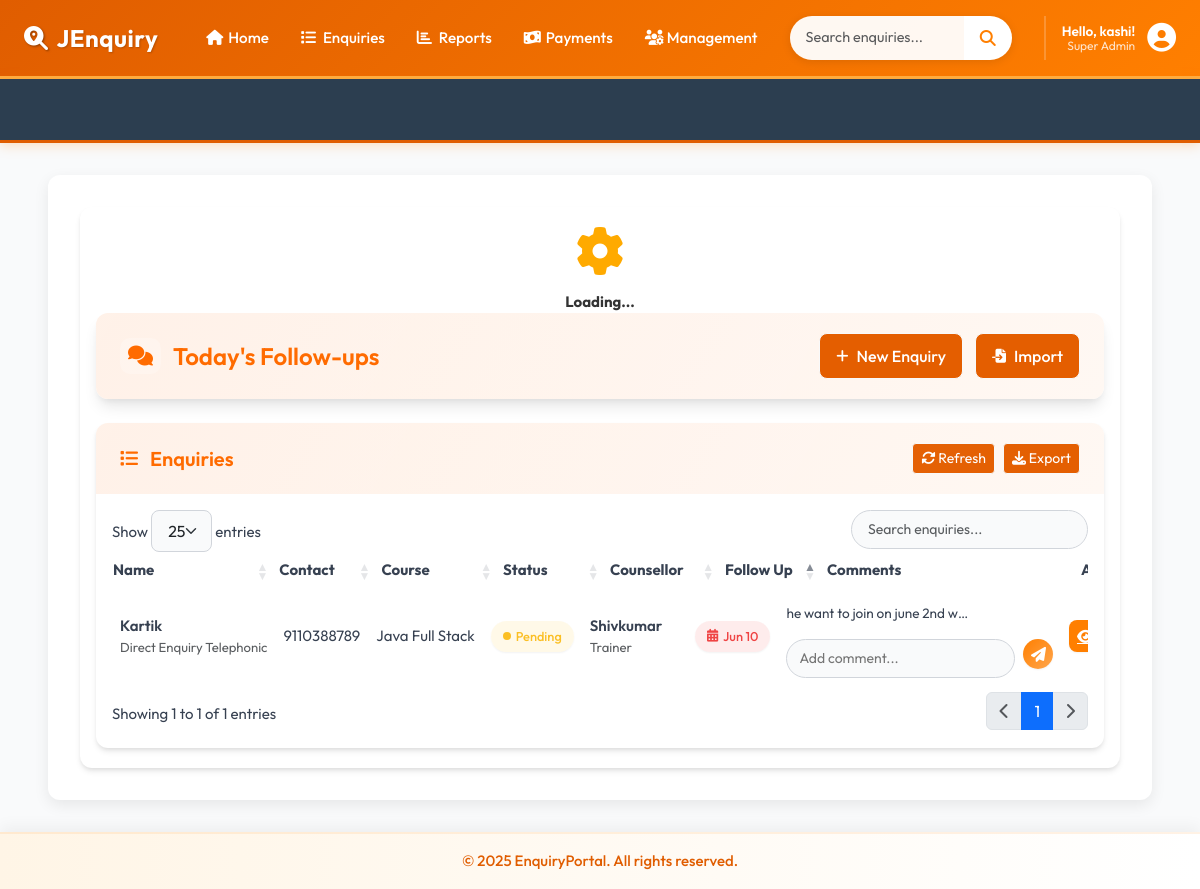
The page /today-followups/ (signed in) on the database its author committed.
### accounts/models.py (models this page shows, shortened)
class CustomUser(AbstractBaseUser, PermissionsMixin):
    ROLE_CHOICES = (
        ('manager', 'Manager'),
        ('counselor', 'Counselor'),
    )
    email = models.EmailField(unique=True)
    first_name = models.CharField(max_length=30)
    last_name = models.CharField(max_length=30)
    role = models.CharField(max_length=20, choices=ROLE_CHOICES)
    is_approved = models.BooleanField(default=False)
    is_active = models.BooleanField(default=True)
    is_staff = models.BooleanField(default=False)
    objects = CustomUserManager()
    USERNAME_FIELD = 'email'
    REQUIRED_FIELDS = ['first_name', 'last_name', 'role']

### enquiry/models.py (models this page shows, shortened)
class Enquiry(models.Model):
    STATUS_CHOICES = [
        ('joined', 'Joined'),
        ('pending', 'Pending'),
        ('dropout', 'Dropout'),
    ]
    SUBJECT_CHOICES = [
        ('java_full_stack', 'Java Full Stack'),
        ('python_full_stack', 'Python Full Stack'),
        ('other', 'Other'),
    ]
    ENQUIRY_TYPE_CHOICES = [
        ('someone_telephonic', 'Enquiry for Someone Telephonic'),
        ('direct_telephonic', 'Direct Enquiry Telephonic'),
        ('someone_walkin', 'Enquiry for Someone WalkIn'),
        ('direct_walkin', 'Direct Enquiry WalkIn'),
        ('telephonic_to_walkin', 'Telephonic To Walkin'),
    ]
    name = models.CharField(max_length=100)
    mobile = models.CharField(max_length=15, unique=True)
    subject = models.CharField(max_length=50, choices=SUBJECT_CHOICES)
    status = models.CharField(max_length=10, choices=STATUS_CHOICES, default='pending')
    enquiry_type = models.CharField(max_length=30, choices=ENQUIRY_TYPE_CHOICES, default='direct_telephonic')
    counsellor = models.ForeignKey(Counsellor, on_delete=models.CASCADE)
    created_at = models.DateTimeField(auto_now_add=True)
    followup_date = models.DateField(null=True, blank=True)
    enquiry_date = models.DateField(null=True, blank=True)
    parent_number = models.CharField(max_length=15, blank=True, null=True)
    fees_paid_date = models.DateField(null=True, blank=True)
    native_district_name=models.CharField(max_length=30,blank=True,null=True)
    target_fees = models.DecimalField(
        max_digits=12, decimal_places=2,
        null=True, blank=True,
        help_text="Total fees for the course"
    )
    fees_paid = models.DecimalField(
        max_digits=12, decimal_places=2,
        default=0.00,
        help_text="Total amount paid by the student"
    )
    fees_balance = models.DecimalField(
        max_digits=12, decimal_places=2,
        null=True, blank=True,
        help_text="Remaining balance (calculated automatically)"
    )
    due_date = models.DateField(
        null=True, blank=True,
        help_text="Deadline for full fees payment"
    )
    other_subject_name = models.CharField(
        max_length=100,
        blank=True,
        null=True,
        help_text="Specify the subject if 'Other' is selected"
    )
    is_joined_batch = models.BooleanField(
    default=False,
    help_text="True if the student has joined a batch"
)
    joined_date = models.DateField(
        null=True,
        blank=True,
        help_text="Date when the student joined"
    )
    VISIT_TYPE_CHOICES = [
        ('alone_walkin', 'Alone Walkin'),
        ('came_with_parents', 'Came with parents'),
        ('student_reference', 'Student Reference'),
        ('old_student_reference', 'Old Student Reference'),
        ('came_with_relatives', 'Came with relatives'),
        ('telephonic','Telephonic'),
    ]
    visit_type = models.CharField(
        max_length=30,
        choices=VISIT_TYPE_CHOICES,
        default='alone_walkin',
        help_text="How did the student come for enquiry?"
    )

class Counsellor(models.Model):
    name = models.CharField(max_length=100, unique=True)
    mobile = models.CharField(max_length=15)
    department = models.CharField(max_length=100)

class Comment(models.Model):
    enquiry = models.ForeignKey(Enquiry, on_delete=models.CASCADE, related_name='comments')
    comment = models.TextField()
    created_at = models.DateTimeField(default=timezone.now)
    class Meta:
        get_latest_by = 'created_at'
        ordering = ['-created_at']

### enquiry/views.py (the view)
# urls.py: path('today-followups/', views.today_followups, name='today_followups'),
@login_required(login_url='accounts:login')
def today_followups(request):
    today = get_ist_time().date()
    enquiries = Enquiry.objects.filter(followup_date=today, status='pending')
    return render(request, 'today_followups.html', {'enquiries': enquiries, 'today': today})

### template/today_followups.html (shortened to what this page needs)
{% extends 'base.html' %}
{% block extra_css %}
<link rel="stylesheet" href="https://cdn.datatables.net/1.13.6/css/dataTables.bootstrap5.min.css">
<link rel="stylesheet" href="https://cdnjs.cloudflare.com/ajax/libs/font-awesome/6.4.0/css/all.min.css">
{% endblock %}
{% block content %}
<div class="app-wrapper">
<div id="globalLoader" class="loader-overlay">
    <div class="loader-gear">
        <i class="fas fa-cog fa-spin"></i>
        <p>Loading...</p>
    </div>
</div>
    <div class="dashboard-header">
        <h1 class="dashboard-title">
            <i class="fas fa-comments"></i>
            Today's Follow-ups
        </h1>
        <div class="dashboard-actions">
            <a href="{% url 'enquiry:add_enquiry' %}" class="btn btn-light">
                <i class="fas fa-plus"></i> New Enquiry
            </a>
            <a href="{% url 'enquiry:bulk_enquiry_upload' %}" class="btn btn-outline-light">
                <i class="fas fa-file-import"></i> Import
            </a>
        </div>
    </div>
    <div class="data-card">
        <div class="card-header">
            <h2 class="card-title">
                <i class="fas fa-list"></i> Enquiries
            </h2>
            <div class="d-flex gap-2">
                <button id="refreshTable" class="btn btn-sm btn-outline-light">
                    <i class="fas fa-sync-alt"></i> Refresh
                </button>
                <button id="exportCSV" class="btn btn-sm btn-outline-light">
                    <i class="fas fa-download"></i> Export
                </button>
            </div>
        </div>
        <div class="card-body p-0">
            <div class="data-table-wrapper">
                <table id="enquiryTable" class="display nowrap w-100">
                    <thead>
                        <tr>
                            <th>Name</th>
                            <th>Contact</th>
                            <th>Course</th>
                            <th>Status</th>
                            <th>Counsellor</th>
                            <th>Follow Up</th>
                            <th>Comments</th>
                            <th>Actions</th>
                        </tr>
                    </thead>
                    <tbody>
                        {% for enquiry in enquiries %}
                        <tr id="enquiry-row-{{ enquiry.id }}">
                            <td>
                                <div class="fw-semibold">{{ enquiry.name }}</div>
                                <div class="text-muted small">{{ enquiry.get_enquiry_type_display }}</div>
                            </td>
                            <td>{{ enquiry.mobile }}</td>
                            <td>{{ enquiry.get_subject_display }}</td>
                            <td>
                                <span class="status-badge status-{{ enquiry.status|slugify }}"
                                      data-status="{{ enquiry.status }}"
                                      data-enquiry-id="{{ enquiry.id }}">
                                    {{ enquiry.get_status_display }}
                                </span>
                            </td>
                            <td>
                                <div class="fw-semibold">{{ enquiry.counsellor.name }}</div>
                                <div class="text-muted small">{{ enquiry.counsellor.department }}</div>
                            </td>
                            <td>
                                <div class="followup-date {% if enquiry.followup_date <= today %}urgent{% endif %}"
                                     data-enquiry-id="{{ enquiry.id }}">
                                    <i class="fas fa-calendar-alt"></i>
                                    {% if enquiry.followup_date %}
                                        {{ enquiry.followup_date|date:"M d" }}
                                    {% else %}
                                        Set Date
                                    {% endif %}
                                </div>
                            </td>
                            <td>
                                <div id="comment-container-{{ enquiry.id }}">
                                    {% with enquiry.comments.all|first as comment %}
                                        {% if comment %}
                                            <div class="comment-preview"
                                                 title="{{ comment.comment }}"
                                                 data-enquiry-id="{{ enquiry.id }}">
                                                {{ comment.comment|truncatechars:30 }}
                                            </div>
                                        {% else %}
                                            <span class="text-muted">No comments</span>
                                        {% endif %}
                                    {% endwith %}
                                </div>
                                <div class="comment-input-group">
                                    <input type="text"
                                           id="comment-input-{{ enquiry.id }}"
                                           class="comment-input"
                                           placeholder="Add comment...">
                                    <button class="add-comment-btn"
                                            data-enquiry-id="{{ enquiry.id }}">
                                        <i class="fas fa-paper-plane"></i>
                                    </button>
                                </div>
                            </td>
                            <td>
                                <div class="action-buttons">
                                    <a href="{% url 'enquiry:enquiry_details' enquiry.id %}"
                                       class="action-btn view-btn"
                                       title="View Details">
                                        <i class="fas fa-eye"></i>
                                    </a>
                                </div>
                            </td>
                        </tr>
                        {% endfor %}
                    </tbody>
                </table>
            </div>
        </div>
    </div>
</div>
{% endblock %}

### template/base.html (shortened to what this page needs)
<!DOCTYPE html>
<html lang="en">
<head>
    <link href="https://cdn.jsdelivr.net/npm/bootstrap@5.3.0-alpha1/dist/css/bootstrap.min.css" rel="stylesheet">
    <link rel="stylesheet" href="https://cdnjs.cloudflare.com/ajax/libs/font-awesome/6.4.0/css/all.min.css">
<link rel="stylesheet" href="https://cdnjs.cloudflare.com/ajax/libs/font-awesome/6.5.0/css/all.min.css">
<link rel="stylesheet" href="https://cdn.jsdelivr.net/npm/flatpickr/dist/flatpickr.min.css">
    {% block extra_css %}
    {% endblock %}
</head>
<body>
    <nav class="navbar navbar-expand-lg navbar-dark">
        <div class="container-fluid">
            <a class="navbar-brand pulse-on-hover" href="{% url 'enquiry:dashboard' %}">
                <i class="fas fa-search-location"></i>JEnquiry
            </a>
            <div class="collapse navbar-collapse" id="mainNav">
                {% if user.is_authenticated %}
                <ul class="navbar-nav me-auto mb-2 mb-lg-0">
                    <li class="nav-item">
                        <a class="nav-link" href="{% url 'enquiry:dashboard' %}"><i class="fas fa-home"></i> Home</a>
                    </li>
                    <li class="nav-item dropdown">
                        <a class="nav-link dropdown-toggle" href="#" role="button" data-bs-toggle="dropdown">
                            <i class="fas fa-list"></i> Enquiries
                        </a>
                    </li>
                    <li class="nav-item dropdown">
                        <a class="nav-link dropdown-toggle" href="#" role="button" data-bs-toggle="dropdown">
                            <i class="fas fa-chart-bar"></i> Reports
                        </a>
                    </li>
                    <li class="nav-item dropdown">
                        <a class="nav-link dropdown-toggle" href="#" role="button" data-bs-toggle="dropdown">
                            <i class="fas fa-money-bill-wave"></i> Payments
                        </a>
                    </li>
                    <li class="nav-item dropdown">
                        <a class="nav-link dropdown-toggle" href="#" role="button" data-bs-toggle="dropdown">
                            <i class="fas fa-users-cog"></i> Management
                        </a>
                    </li>
                </ul>
                <form class="d-flex search-form search-section" action="{% url 'enquiry:enquary_list' %}" method="get">
                    <div class="input-group">
                        <input type="search" name="search" class="form-control" placeholder="Search enquiries..."
                               aria-label="Search">
                        <button class="btn" type="submit">
                            <i class="fas fa-search"></i>
                        </button>
                    </div>
                </form>
                <div class="user-section">
                    <div class="user-menu">
                        <div class="dropdown user-dropdown">
                            <button class="dropdown-toggle" type="button" data-bs-toggle="dropdown"
                                    aria-expanded="false">
                                <div class="user-profile-dropdown">
                                    <div class="user-details">
                                        <p class="user-greeting">
                                           Hello, {{ user.first_name|default:user.email }}!
                                        </p>
                                        <p class="user-role">
                                            {% if user.is_superuser %}
                                                Super Admin
                                            {% elif user.is_staff %}
                                                Admin
                                            {% else %}
                                                Counsellor
                                            {% endif %}
                                        </p>
                                    </div>
                                    <div class="user-avatar">
                                        <i class="fas fa-user-circle"></i>
                                    </div>
                                </div>
                            </button>
                        </div>
                    </div>
                </div>
                {% endif %}
            </div>
        </div>
    </nav>
<div class="marquee-container marquee-progress">
    <div class="marquee-content">
    </div>
</div>
    <div class="main-content-wrapper">
        <div class="container-fluid px-4">
            <div class="content-container">
                {% block content %}
                {% endblock %}
            </div>
        </div>
    </div>
    <footer class="text-center p-3">
        <div class="container">
            <p class="m-0">&copy; 2025 EnquiryPortal. All rights reserved.</p>
        </div>
    </footer>
</body>
</html>

### rows shown on the page
CustomUser: first_name "kashi"
Enquiry: name "Kartik", enquiry_type "Direct Enquiry Telephonic", mobile "9110388789", subject "Java Full Stack", status "Pending", counsellor.name "Shivkumar", counsellor.department "Trainer", followup_date "Jun 10"
Comment: comment "he want to join on june 2nd w…"
